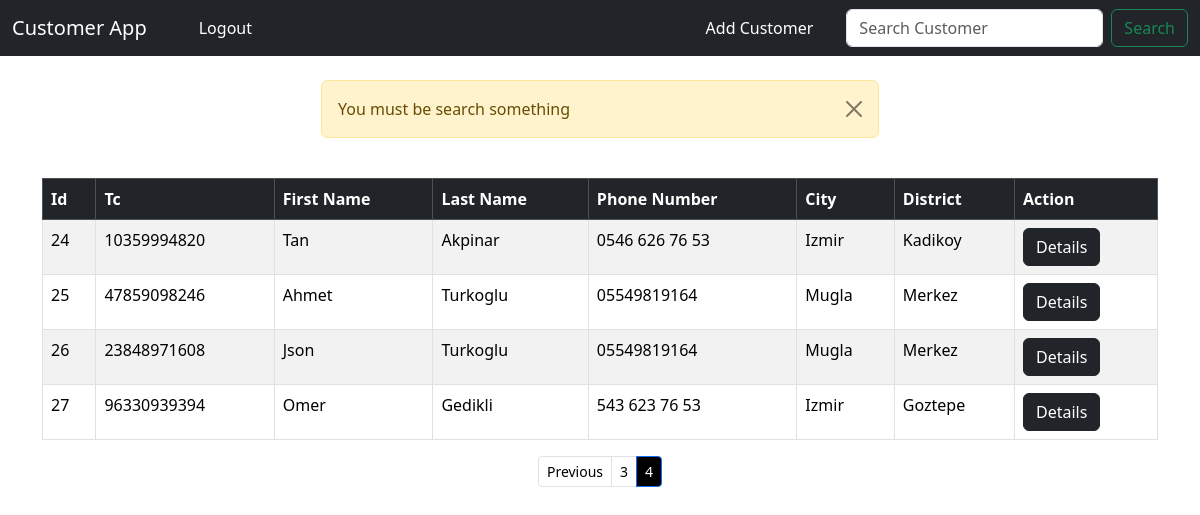
The page /search_customer/?page=4 (signed in) on the database as committed earlier.
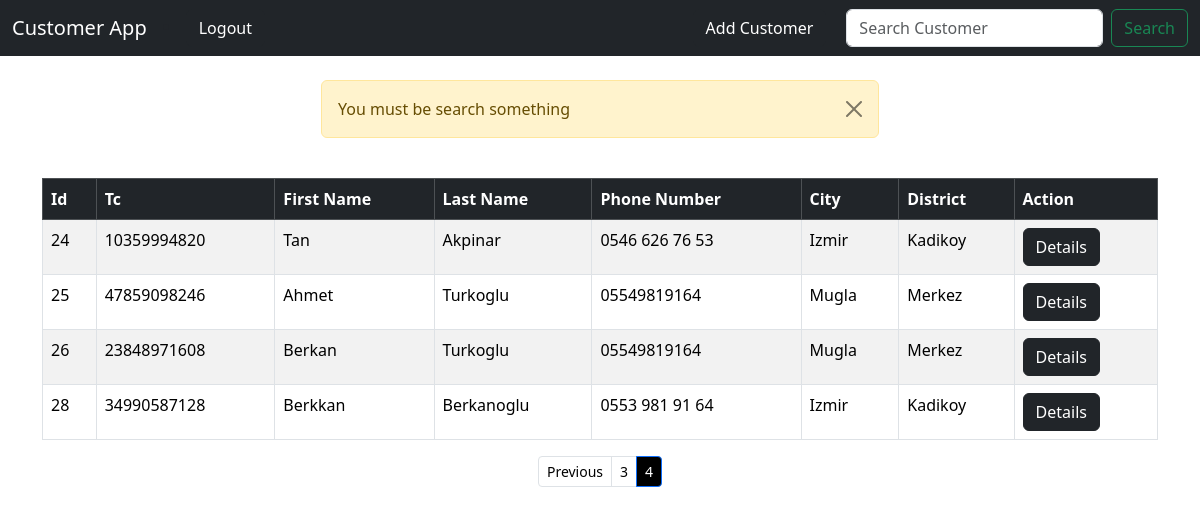
The same page on the database as committed later.
### crm/models.py (models this page shows, shortened)
class Customer(models.Model):
    created_at = models.DateTimeField(auto_now_add=True)
    tc_no = models.IntegerField(editable=True, validators=[
        RegexValidator(r'^[1-9]{1}[0-9]{9}[02468]{1}$', message="Invalid Tc No ", code="invalid_number")], unique=True)
    first_name = models.CharField(max_length=50, editable=True)
    last_name =  models.CharField(max_length=50, editable=True)
    phone = models.CharField(max_length=15, editable=True)
    city =  models.CharField(max_length=50, editable=True)
    district =  models.CharField(max_length=50, editable=True)

### crm/views.py (the view)
# urls.py: path("search_customer/", views.search_customer, name="search_customer"),
def search_customer(request):
    if request.user.is_authenticated:
        if request.method == 'POST':
            searched = request.POST.get('searched')
            customers = Customer.objects.all()
            if searched:
                customers = customers.filter(first_name__contains=searched)
            customers = customers.order_by('-created_at')
        else :
            messages.success(request, "You must be search something")
            customers = Customer.objects.all()
        p = Paginator(customers, 5)
        page = request.GET.get('page')
        customers = p.get_page(page)
        return render(request, 'search_customer.html', {'customers':customers})
    else :
        messages.success(request, "You must be logged in")
        return redirect('home')

### crm/templates/search_customer.html (shortened to what this page needs)
{% extends 'base.html' %}
{% block content %}
        <table class="table table-striped table-hover table-bordered">
            <thead class="table-dark" >
            <tr >
                <th scope="col">Id</th>
                <th scope="col">Tc</th>
                <th scope="col">First Name</th>
                <th scope="col">Last Name</th>
                <th scope="col">Phone Number</th>
                <th scope="col">City</th>
                <th scope="col">District</th>
                <th scope="col">Action</th>
            </tr>
            </thead>
            <tbody>
                {% if customers %}
                {% for customer in customers %}
                    <tr>
                        <td>{{ customer.id }}</td>
                        <td>{{ customer.tc_no }}</td>
                        <td>{{ customer.first_name }}</td>
                        <td>{{ customer.last_name }}</td>
                        <td>{{ customer.phone }}</td>
                        <td>{{ customer.city }}</td>
                        <td>{{ customer.district }}</td>
                        <td><a href="{% url 'customer' customer.id %}" class="btn btn-dark">Details</a></td>
                    </tr>
                {% endfor %}
                {% endif %}
            </tbody>
        </table>
        <nav aria-label="Page navigation example">
            <ul class="pagination justify-content-center pagination-sm">
              {% if customers.has_previous %}
                <li class="page-item " ><a class="page-link" style="color: black;" href="?page={{ customers.previous_page_number }}">Previous</a></li>
                <li class="page-item "><a class="page-link" style="color: black;" href="?page={{ customers.previous_page_number }}">{{ customers.previous_page_number }}</a></li>
              {% endif %}
                <li class="page-item active">
                  <span class="page-link" style="color: white; background-color: black;">
                    {{ customers.number }}
                  </span>
                </li>
            </ul>
          </nav>
{% endblock content %}

Rows that differ between the two databases and show on the page:
removed Customer: id "27", tc_no "96330939394", first_name "Omer", last_name "Gedikli", phone "543 623 76 53", city "Izmir", district "Goztepe"
changed Customer id 26: first_name "Json" → "Berkan"
added Customer: id "28", tc_no "34990587128", first_name "Berkkan", last_name "Berkanoglu", phone "0553 981 91 64", city "Izmir", district "Kadikoy"
